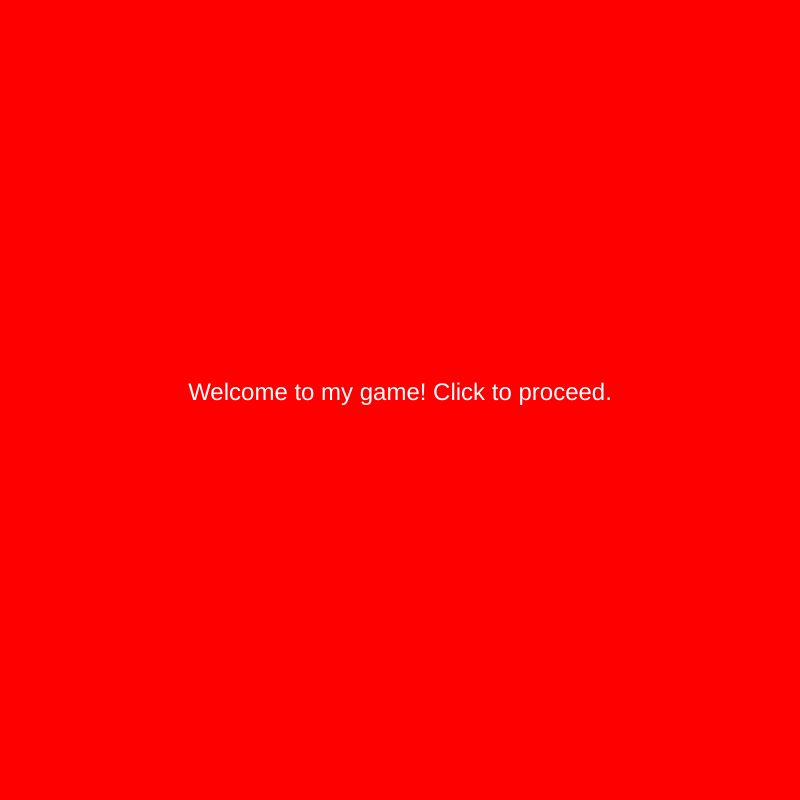
Frame 1 (no input)
Frame 60 (no input): identical to frame 1, image omitted
Frame 120 (the mouse pressed at the canvas centre since frame 60): identical to frame 1, image omitted

The p5.js sketch that drew this single still picture (run headless with seeded random() and noise() and a simulated clock; from frame 60 on, the mouse is pressed at the canvas centre):

// p5.js sketch
// ── sketch.js
var cars = [];
var frogPos;
var myState = 0 ;
var maxCars = 5 ;
var maxTimer = 12*60 ;

var timer = maxTimer

function setup() {
  createCanvas(800, 800);

  // spawn cars
  for (var i = 0; i < maxCars; i++) {
    cars.push(new Car());

  }


  frogPos = createVector(400, height - 100);

  textAlign(CENTER);

}

function draw() {

  switch(myState) {

    case 0: //menu
      background('red');
      fill('white');
      textSize(24);
      text("Welcome to my game! Click to proceed.", width/2, height/2);

      break;

    case 1: //game state
      game();


      timer = timer - 1 ;
      if (timer <= 0) {
        timer = maxTimer;
        myState = 3;
      }

      break ;

      case 2: //win state
        background('yellow');
        text("YAY YOU WON!", width/2, height/2);
        break;

      case 3: //lose state
        background('purple');
        text("OOPS YOU LOST", width/2, height/2);

        break ;
  }



}



function mouseReleased() {
  switch(myState) {
    case 0:
      myState = 1;
      break ;

    case 2: //they won!
      //reset maxTimer
      timer = maxTimer ;

      //respawn cars
      cars = [] ;
      for (var i = 0; i < maxCars; i++) {
        cars.push(new Car());
      }

      myState = 0 ;
      break;

    case 3: //they lost!
      //reset maxTimer
      timer = maxTimer ;
      //respawn cars
      cars = [] ;
      for (var i = 0; i < maxCars; i++) {
        cars.push(new Car());
      }

      myState = 0;
      break;
  }
}


function game() {

  background('lightblue');

  for (var i = 0; i < cars.length; i++) {
    cars[i].display();
    cars[i].drive();
    if (cars[i].pos.dist(frogPos) < 50) {
      cars.splice(i, 1);

    }
  }

  if (cars.length == 0) {
    myState = 2;
  }
  //frog
  fill('green');
  ellipse(frogPos.x, frogPos.y, 50, 50);
  checkForKeys();

}

function checkForKeys() {
  if (keyIsDown(LEFT_ARROW)) frogPos.x -= 5;
  if (keyIsDown(RIGHT_ARROW)) frogPos.x += 5;
  if (keyIsDown(UP_ARROW)) frogPos.y -= 5;
  if (keyIsDown(DOWN_ARROW)) frogPos.y += 5;
}

// our Car class!!!!
function Car() {
  //attributes
  this.pos = createVector(random(width), random(height));
  this.vel = createVector(random(-5, 5), random(-5, 5));
  this.r = random(255);
  this.g = random(255);
  this.b = random(255);

  //methods
  this.display = function() {
    fill(this.r, this.g, this.b);
    rect(this.pos.x, this.pos.y, 30, 30);
  }

  this.drive = function() {
    this.pos.add(this.vel);
    if (this.pos.x > width) this.pos.x = 0;
    if (this.pos.x < 0) this.pos.x = width;
    if (this.pos.y > height) this.pos.y = 0;
    if (this.pos.y < 0) this.pos.y = height;
  }


}
